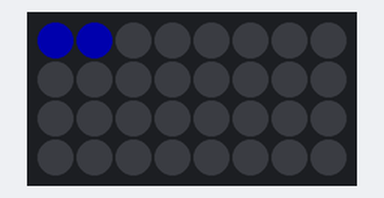
The sketch below on a simulated Arduino Uno, built with avr-gcc and run on an emulated ATmega328P. Shown: 8×4 RGB LED matrix (first LED top left, wired row by row). Dim RGB values are drawn brighter than linear; random numbers use the default seed unless the sketch sets one.

Above: at 0.1 s.
At 5.8 s:
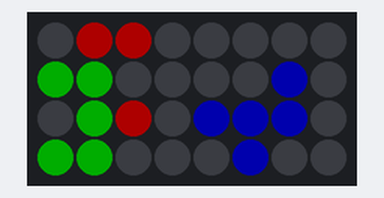
At 11.5 s:
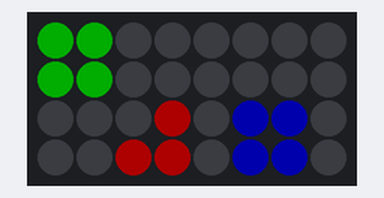
At 21.9 s:
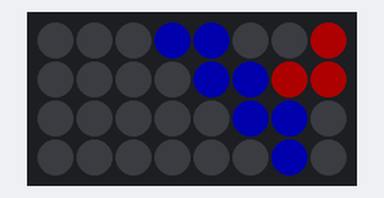
At 30.2 s:
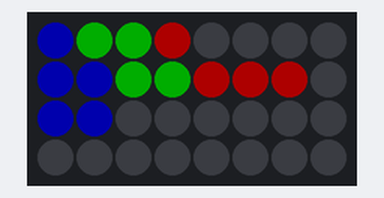
At 39.0 s:
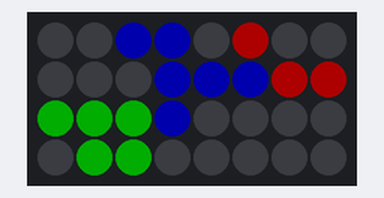

The sketch:

cpp_multi_slither.ino
```cpp
/**
 * This display is a take on the work game slither.io
 *
 * The work is not allowed to swirm off of the display.  The worm
 * looks for a locaiton on the board if it is against a wall.
 *
 *
 *  Required Libraries:
 *
 *    Use Adafruit NeoMatrix version 1.1.0
 *    and Adafruit GFX 1.0.2
 *    and Adafruit_Neopixel 1.0.4
 */

#include <Adafruit_GFX.h>
#include <Adafruit_NeoMatrix.h>
#include <Adafruit_NeoPixel.h>

#include "Worm.h"

#ifndef PSTR
 #define PSTR // Make Arduino Due happy
#endif

#define PIN 15

// MATRIX DECLARATION:
// Parameter 1 = width of NeoPixel matrix
// Parameter 2 = height of matrix
// Parameter 3 = pin number (most are valid)
// Parameter 4 = matrix layout flags, add together as needed:
//   NEO_MATRIX_TOP, NEO_MATRIX_BOTTOM, NEO_MATRIX_LEFT, NEO_MATRIX_RIGHT:
//     Position of the FIRST LED in the matrix; pick two, e.g.
//     NEO_MATRIX_TOP + NEO_MATRIX_LEFT for the top-left corner.
//   NEO_MATRIX_ROWS, NEO_MATRIX_COLUMNS: LEDs are arranged in horizontal
//     rows or in vertical columns, respectively; pick one or the other.
//   NEO_MATRIX_PROGRESSIVE, NEO_MATRIX_ZIGZAG: all rows/columns proceed
//     in the same order, or alternate lines reverse direction; pick one.
//   See example below for these values in action.
// Parameter 5 = pixel type flags, add together as needed:
//   NEO_KHZ800  800 KHz bitstream (most NeoPixel products w/WS2812 LEDs)
//   NEO_KHZ400  400 KHz (classic 'v1' (not v2) FLORA pixels, WS2811 drivers)
//   NEO_GRB     Pixels are wired for GRB bitstream (most NeoPixel products)
//   NEO_RGB     Pixels are wired for RGB bitstream (v1 FLORA pixels, not v2)

const int width = 8;
const int height = 4;

// Example for NeoPixel Shield.  In this application we'd like to use it
// as a 5x8 tall matrix, with the USB port positioned at the top of the
// Arduino.  When held that way, the first pixel is at the top right, and
// lines are arranged in columns, progressive order.  The shield uses
// 800 KHz (v2) pixels that expect GRB color data.
Adafruit_NeoMatrix matrix = Adafruit_NeoMatrix(width, height, PIN,
  NEO_MATRIX_TOP     + NEO_MATRIX_LEFT +
  NEO_MATRIX_ROWS + NEO_MATRIX_PROGRESSIVE,
  NEO_GRB            + NEO_KHZ800);

Worm colorWorm = Worm(0,0, 0, 0);

Worm worm1 = Worm(width, height, 5, colorWorm.Color(255, 0, 0));
Worm worm2 = Worm(width, height, 6, colorWorm.Color(0, 255, 0));
Worm worm3 = Worm(width, height, 7, colorWorm.Color(0, 0, 255));

int wormCount = 3;

Worm worms [] =
{
    worm1,
    worm2,
    worm3
};

void loop()
{
    matrix.fillScreen(0);

    for(int w=0; w<wormCount; w++)
    {
      worms[w].move();

      worms[w].draw(&matrix);
    }

    matrix.show();

    delay(500);
}

void setup()
{
    worm1.segmentColor = worm1.Color(255, 0, 0);
    worm2.segmentColor = worm2.Color(0, 255, 0);
    worm3.segmentColor = worm3.Color(0, 0, 255);

    matrix.begin();
    matrix.setBrightness(50);
}
```

Worm.cpp
```cpp
#include <Adafruit_NeoMatrix.h>

#include "Arduino.h"
#include "Worm.h"

Worm::Worm(int displayWidth, int displayHeight, int length, uint16_t color)
{
    this->length = length;

    this->displayWidth = displayWidth;
    this->displayHeight = displayHeight;

    // the default color is green
    this->segmentColor = color;
}

uint16_t Worm::Color(uint8_t r, uint8_t g, uint8_t b)
{
  return ((uint16_t)(r & 0xF8) << 8) |
         ((uint16_t)(g & 0xFC) << 3) |
                    (b         >> 3);
}

void Worm::draw(Adafruit_GFX* matrix)
{
    // go over each worm segment
    for(int i=0; i<length; i++)
    {
        int x = segmentLocations[i][0];
        int y = segmentLocations[i][1];

        matrix->drawPixel(x,y, this->segmentColor);
    }
}

void Worm::move()
{
    for(int i=length-1; i>0; i--)
    {
        segmentLocations[i][0] = segmentLocations[i-1][0];
        segmentLocations[i][1] = segmentLocations[i-1][1];
    }

    updateValidMoves();

    int m = random(0, validMovesCount);

    int x = validMoves[m][0];
    int y = validMoves[m][1];

    segmentLocations[0][0] = x;
    segmentLocations[0][1] = y;
}

void Worm::updateValidMoves()
{
    int headX = segmentLocations[0][0];
    int headY = segmentLocations[0][1];

    int i = 0;

    // up
    if(headY > 0)
    {
        validMoves[i][1] = headY - 1;
        validMoves[i][0] = headX;

        i++;
    }

    // down
    if(headY < displayHeight-1)
    {
        validMoves[i][1] = headY + 1;
        validMoves[i][0] = headX;

        i++;
    }

    // left
    if(headX > 0)
    {
        validMoves[i][0] = headX - 1;
        validMoves[i][1] = headY;

        i++;
    }

    // right
    if(headX < displayWidth-1)
    {
        validMoves[i][0] = headX + 1;
        validMoves[i][1] = headY;

        i++;
    }

    validMovesCount = i;
}
```

Worm.h
```cpp
#ifndef onebeartoe_Worm_h
#define onebeartoe_Worm_h

#define WORM_MAX_SEGMENTS 10

class Worm
{
    public:

        Worm(int displayWidth, int displayHeight, int length, uint16_t color);

        int length;

        /**
         * The elements at segmentLocations[0][0] and  segmentLocations[0][1] are the (x,y) coordinates of the head of the worm.
         */
        int segmentLocations [WORM_MAX_SEGMENTS][2];// = {0};

        int validMovesCount;

        /**
         * This two dimentional array holds the x,y coordinates for a total of 4 possible move locations; up, down, left, and right.
         */
        int validMoves [4][2];

        int displayWidth;

        int displayHeight;

        volatile uint16_t segmentColor;

        uint16_t Color(uint8_t r, uint8_t g, uint8_t b);

        /**
         * A pointer to the matrix was needed. For some reason it would not work a concrete object passed as a method parameter.
         */
        void draw(Adafruit_GFX* matrix);
//        void draw(Adafruit_NeoMatrix* matrix);

        void move();


    private:

        const uint16_t colors[3] =
        {
            Color(255, 0, 0),
            Color(0, 255, 0),
            Color(0, 0, 255)
        };

//        int s[WORM_MAX_SEGMENTS][2];

        void updateValidMoves();
};

#endif
```

Measured:
- what the display in image 1 shows lasts 0.6 s, from 5.7 s to 6.3 s
- what the display in image 2 shows lasts 1.6 s, from 11.4 s to 13.0 s
